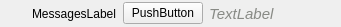
<?xml version="1.0" encoding="UTF-8"?>
<ui version="4.0">
 <class>WareStatusItemWidget</class>
 <widget class="QWidget" name="WareStatusItemWidget">
  <property name="geometry">
   <rect>
    <x>0</x>
    <y>0</y>
    <width>341</width>
    <height>27</height>
   </rect>
  </property>
  <property name="windowTitle">
   <string>Form</string>
  </property>
  <layout class="QVBoxLayout" name="verticalLayout">
   <property name="leftMargin">
    <number>0</number>
   </property>
   <property name="topMargin">
    <number>0</number>
   </property>
   <property name="rightMargin">
    <number>0</number>
   </property>
   <property name="bottomMargin">
    <number>0</number>
   </property>
   <item>
    <layout class="QHBoxLayout" name="horizontalLayout" stretch="0,0,0,0,0,1">
     <item>
      <spacer name="horizontalSpacer">
       <property name="orientation">
        <enum>Qt::Horizontal</enum>
       </property>
       <property name="sizeType">
        <enum>QSizePolicy::Fixed</enum>
       </property>
       <property name="sizeHint" stdset="0">
        <size>
         <width>10</width>
         <height>1</height>
        </size>
       </property>
      </spacer>
     </item>
     <item>
      <widget class="openfluid::ui::common::StatusIconLabel" name="StatusIconLabel">
       <property name="sizePolicy">
        <sizepolicy hsizetype="Maximum" vsizetype="Maximum">
         <horstretch>16</horstretch>
         <verstretch>16</verstretch>
        </sizepolicy>
       </property>
       <property name="minimumSize">
        <size>
         <width>16</width>
         <height>16</height>
        </size>
       </property>
       <property name="text">
        <string notr="true"/>
       </property>
      </widget>
     </item>
     <item>
      <widget class="QLabel" name="MessageLabel">
       <property name="sizePolicy">
        <sizepolicy hsizetype="Preferred" vsizetype="MinimumExpanding">
         <horstretch>0</horstretch>
         <verstretch>0</verstretch>
        </sizepolicy>
       </property>
       <property name="minimumSize">
        <size>
         <width>0</width>
         <height>0</height>
        </size>
       </property>
       <property name="styleSheet">
        <string notr="true"/>
       </property>
       <property name="text">
        <string notr="true">MessagesLabel</string>
       </property>
       <property name="alignment">
        <set>Qt::AlignLeading|Qt::AlignLeft|Qt::AlignVCenter</set>
       </property>
       <property name="wordWrap">
        <bool>false</bool>
       </property>
      </widget>
     </item>
     <item>
      <widget class="QPushButton" name="FixButton">
       <property name="sizePolicy">
        <sizepolicy hsizetype="MinimumExpanding" vsizetype="Fixed">
         <horstretch>0</horstretch>
         <verstretch>0</verstretch>
        </sizepolicy>
       </property>
       <property name="text">
        <string>PushButton</string>
       </property>
      </widget>
     </item>
     <item>
      <widget class="QLabel" name="HelpLabel">
       <property name="styleSheet">
        <string notr="true">color: rgb(136, 138, 133);
font: italic 11pt;</string>
       </property>
       <property name="text">
        <string>TextLabel</string>
       </property>
      </widget>
     </item>
     <item>
      <spacer name="horizontalSpacer_2">
       <property name="orientation">
        <enum>Qt::Horizontal</enum>
       </property>
       <property name="sizeHint" stdset="0">
        <size>
         <width>40</width>
         <height>20</height>
        </size>
       </property>
      </spacer>
     </item>
    </layout>
   </item>
  </layout>
 </widget>
 <customwidgets>
  <customwidget>
   <class>openfluid::ui::common::StatusIconLabel</class>
   <extends>QLabel</extends>
   <header location="global">openfluid/ui/common/StatusIconLabel.hpp</header>
  </customwidget>
 </customwidgets>
 <resources/>
 <connections/>
</ui>
